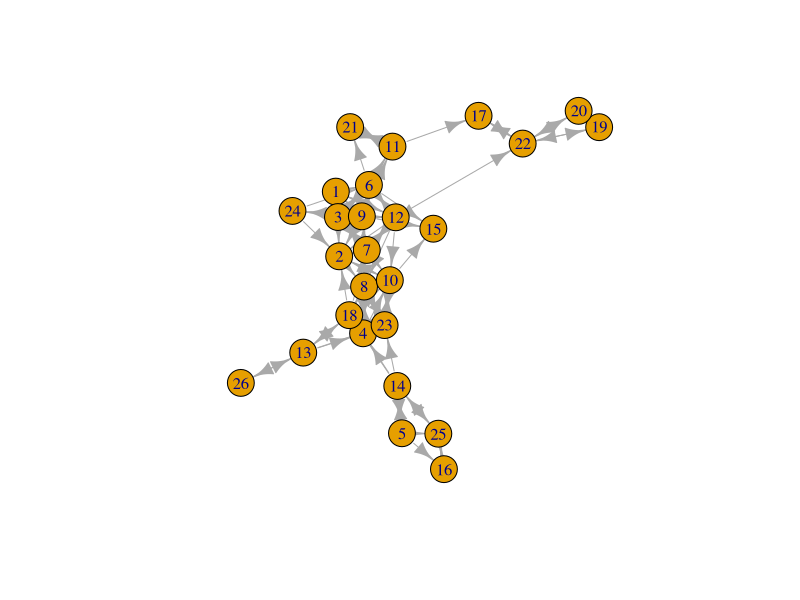
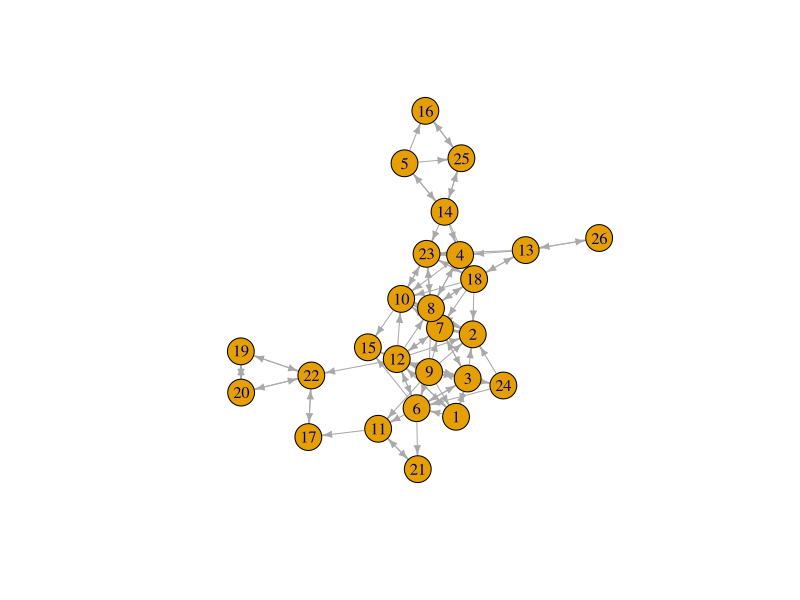

Recreate these plots in R, in order.
## ---- chunk 1
library(haven)
library(tidyverse)
library(igraph)
library(lme4)
library(spdep)
library(spatialreg)
## ---- chunk 2
PupilsWaveV <- read_dta(file = "PupilsWaveV.dta")
## ---- chunk 3
PupilsWaveV$acthomew <- 5-PupilsWaveV$acthomew
PupilsWaveV$sex <- PupilsWaveV$sex-1
PupilsWaveV$sex <- 1-PupilsWaveV$sex
## ---- chunk 4
olsreg <- lm(acthomew ~ sex + age, data=PupilsWaveV)
summary(olsreg)
## ---- chunk 5
ml <- lmer(acthomew ~ sex + age + (1 | schoolnr), PupilsWaveV)
summary(ml)
## ---- chunk 6
class12b <- PupilsWaveV %>% 
  filter(schoolnr == "12b")  # keep only one class
## ---- chunk 7
friendsadjlist <- class12b %>%
  select(namenr, friend1:friend12)
class(friendsadjlist)
## ---- chunk 8
friendsedgelist <- class12b %>% 
  select(namenr, friend1:friend12) %>%   # select only the " best friends"  network
  pivot_longer(c(friend1:friend12)) %>% 
  filter(!is.na(value)) %>% # drop the missings
  rename(from ="namenr", to = "value", sourcevar= "name") %>% #just nice for interpretation
  relocate(to, .after=from) #move around the columns
## ---- chunk 9
friendsnodelist <- class12b %>% 
  select(namenr,sex,age,acthomew) %>% 
  rename(name = "namenr")
## ---- chunk 10
friendsgraph <- graph_from_data_frame(friendsedgelist, vertices = friendsnodelist)
class(friendsgraph)
## ---- chunk 11
plot(friendsgraph)
layout <- layout_with_kk(friendsgraph)
plot(friendsgraph, layout = layout, edge.arrow.size = .5)
## ---- chunk 12
friendsadjmatrix <- as_adjacency_matrix(friendsgraph, sparse = FALSE)
class(friendsadjmatrix)
## ---- chunk 13
friends <- mat2listw(friendsadjmatrix, row.names = NULL, zero.policy =TRUE, style="W")
class(friends)
## ---- chunk 14
moran.test(class12b$acthomew, friends, zero.policy = TRUE)
## ---- chunk 15
olsregnew <- lm(acthomew ~ sex + age, data=friendsnodelist)
summary(olsregnew)
lm.LMtests(olsregnew, friends, test=c("LMlag", "LMerr"), zero.policy = TRUE)
## ---- chunk 16
slm <- lagsarlm(acthomew ~ sex + age, data = friendsnodelist, friends, zero.policy = TRUE, Durbin=FALSE)
summary(slm)
## ---- chunk 17
im<-impacts(slm, listw=friends, zstats=TRUE, R=200)
sums<-summary(im,  zstats=T)
data.frame(sums$res)
data.frame(sums$pzmat)
## ---- chunk 18
sem <- errorsarlm(acthomew ~ sex + age, data = friendsnodelist, friends, zero.policy = TRUE, Durbin=FALSE)
summary(sem)
## ---- chunk 19
sac <- sacsarlm(acthomew ~ sex + age, data = friendsnodelist, friends, zero.policy = TRUE, Durbin=FALSE)
summary(sac)
## ---- chunk 20
sdm <- lagsarlm(acthomew ~ sex + age, data = friendsnodelist, friends, zero.policy = TRUE, Durbin=TRUE)
summary(sdm)
## ---- chunk 21
sdem <- errorsarlm(acthomew ~ sex + age, data = friendsnodelist, friends, zero.policy = TRUE, Durbin=TRUE)
summary(sdem)
## ---- chunk 22
gnm <- sacsarlm(acthomew ~ sex + age, data = friendsnodelist, friends, zero.policy = TRUE, Durbin=TRUE)
summary(gnm)
